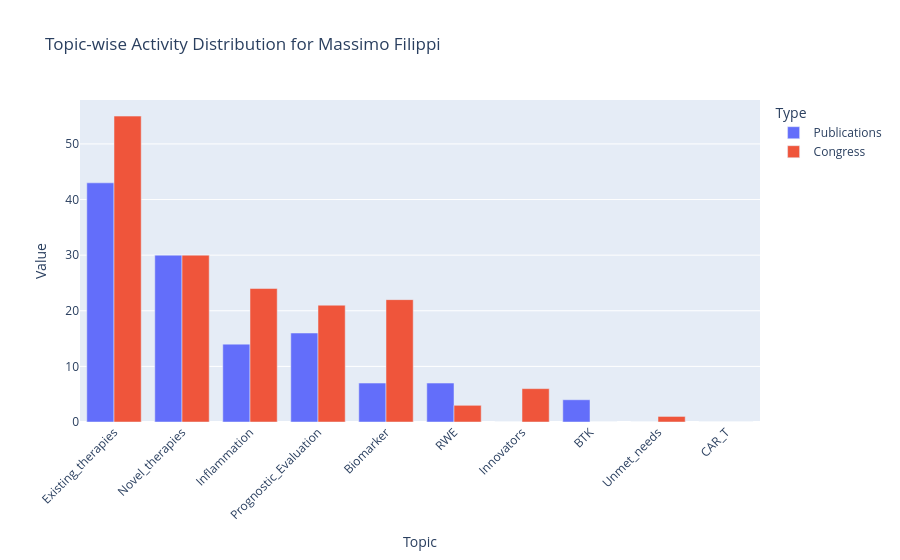

Notebook code cell kept with this figure:
### Code cell
massimo_data["Total"] = massimo_data.groupby("Topic")["Value"].transform("sum")

fig = px.bar(
    massimo_data.sort_values("Total", ascending=False),
    x="Topic",
    y="Value",
    color="Type",
    barmode="group",
    title=f"Topic-wise Activity Distribution for {massimo['Name'].values[0]}"
)

fig.update_layout(xaxis_tickangle=-45)
fig.show()

### Figure 1 — Plotly figure (JSON) as saved in the notebook; plotly's stock layout.template omitted (floating-point values rounded to 4 significant figures)
{"data": [{"alignmentgroup": "True", "hovertemplate": "Type=Publications<br>Topic=%{x}<br>Value=%{y}<extra></extra>", "legendgroup": "Publications", "marker": {"color": "#636efa", "pattern": {"shape": ""}}, "name": "Publications", "offsetgroup": "Publications", "orientation": "v", "showlegend": true, "textposition": "auto", "type": "bar", "x": ["Existing_therapies", "Novel_therapies", "Inflammation", "Prognostic_Evaluation", "Biomarker", "RWE", "Innovators", "BTK", "Unmet_needs", "CAR_T"], "xaxis": "x", "y": [43, 30, 14, 16, 7, 7, 0, 4, 0, 0], "yaxis": "y"}, {"alignmentgroup": "True", "hovertemplate": "Type=Congress<br>Topic=%{x}<br>Value=%{y}<extra></extra>", "legendgroup": "Congress", "marker": {"color": "#EF553B", "pattern": {"shape": ""}}, "name": "Congress", "offsetgroup": "Congress", "orientation": "v", "showlegend": true, "textposition": "auto", "type": "bar", "x": ["Existing_therapies", "Novel_therapies", "Inflammation", "Prognostic_Evaluation", "Biomarker", "RWE", "Innovators", "BTK", "Unmet_needs", "CAR_T"], "xaxis": "x", "y": [55, 30, 24, 21, 22, 3, 6, 0, 1, 0], "yaxis": "y"}], "layout": {"barmode": "group", "legend": {"title": {"text": "Type"}, "tracegroupgap": 0}, "title": {"text": "Topic-wise Activity Distribution for Massimo Filippi"}, "xaxis": {"anchor": "y", "domain": [0, 1], "tickangle": -45, "title": {"text": "Topic"}}, "yaxis": {"anchor": "x", "domain": [0, 1], "title": {"text": "Value"}}}}
